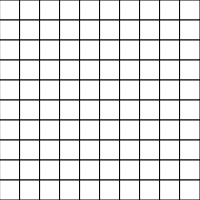
Frame 1 (no input)
Frame 60 (no input): identical to frame 1, image omitted
Frame 120 (the mouse pressed at the canvas centre since frame 60): identical to frame 1, image omitted

The p5.js sketch that drew this single still picture (run headless with seeded random() and noise() and a simulated clock; from frame 60 on, the mouse is pressed at the canvas centre):

// p5.js sketch
// ── sketch.js
const grid = [];
const mines = 20;
const maxX = 10;
const maxY = 10;
const totalCells = maxY * maxX;
const neighborsOffset = [[-1, -1], [-1, 0], [-1, 1],
                         [ 0, -1],          [ 0, 1],
                         [ 1, -1], [ 1, 0], [ 1, 1]];

function idxToXY(i, multiplier = 1) {
    return {x: (i % maxX) * multiplier, y: parseInt( i / maxY) * multiplier}
}

function xyToIdx(x, y, divisor = 1) {
    return parseInt(y / divisor) *  maxY + parseInt(x / divisor);
}

function xyToCell(x, y) {
    if (x >= 0 && x < maxX && y >= 0 && y < maxY) {
        return grid[xyToIdx(x, y)]
    }
    return {}
}

function setup() {
  createCanvas(200, 200);

  for (let i = 0; i < totalCells; i++) {
      let xy = idxToXY(i, Cell.w);
      grid.push(new Cell(xy.x, xy.y));
  }

  // Place mines
  let i = 0;
  let pct = 1 / totalCells;
  let minesDeployed = 0;
  while (minesDeployed < mines) {
      if (!grid[i].mine && Math.random() < pct) {
          grid[i].mine = true;
          minesDeployed++;
      }
      i++;
      if (i === totalCells) {
          i = 0;
      }
  }

  // Calculate neighbor mine counts
  grid.forEach((cell, idx) => {
      let xy = idxToXY(idx)
      cell.nMineCount = neighborsOffset.filter(offset =>
                                                    xyToCell(xy.x + offset[0],xy.y + offset[1]).mine)
                                        .length
  })
}

function mouseReleased() {
    reveal(xyToIdx(mouseX, mouseY, Cell.w))
}

// reveal non mine cells in Flood Fill pattern
function reveal(idx) {
    grid[idx].reveal()
    if (grid[idx].nMineCount > 0 || grid[idx].mine) {
        return;
    }
    let xy = idxToXY(idx)
    neighborsOffset.map(offset => [xy.x + offset[0], xy.y + offset[1]])
        .forEach(neighborXY => {
            let cell = xyToCell(...neighborXY)
            if (cell.x !== undefined && !cell.revealed && !cell.mine) {
                reveal(xyToIdx(...neighborXY))
            }
        })
}

function draw() {
  background(0);

  grid.forEach(cell=>cell.show())

}

//disable right mouse click
window.addEventListener('contextmenu', function (e) {
    e.preventDefault();
}, false);
// ── Cell.js
class Cell {
    static w = 20
    constructor(x, y, mine = false) {
        this.x = x;
        this.y = y;
        this.revealed = false;
        this.mine = mine;
        this.nMineCount = 0;
    }
    get centerX() {
        return this.x + Cell.w * 0.5;
    }
    get centerY() {
        return this.y + Cell.w * 0.5;
    }
    reveal() {
        this.revealed = true;
    }
    show() {
        stroke(0);

        if (!this.revealed) {
            fill(255);
        } else {
            fill(200)
        }
        rect(this.x, this.y, Cell.w, Cell.w)
        if (!this.revealed) {
            return;
        }
        if (this.mine) {
            fill(155);
            circle(this.centerX, this.centerY, Cell.w * 0.5);
        } else {
            textAlign(CENTER, CENTER);
            stroke(60);
            fill(100);
            if (this.nMineCount > 0) {
                text(this.nMineCount, this.x + 2, this.y, Cell.w, Cell.w)
            }
        }

    }
}
